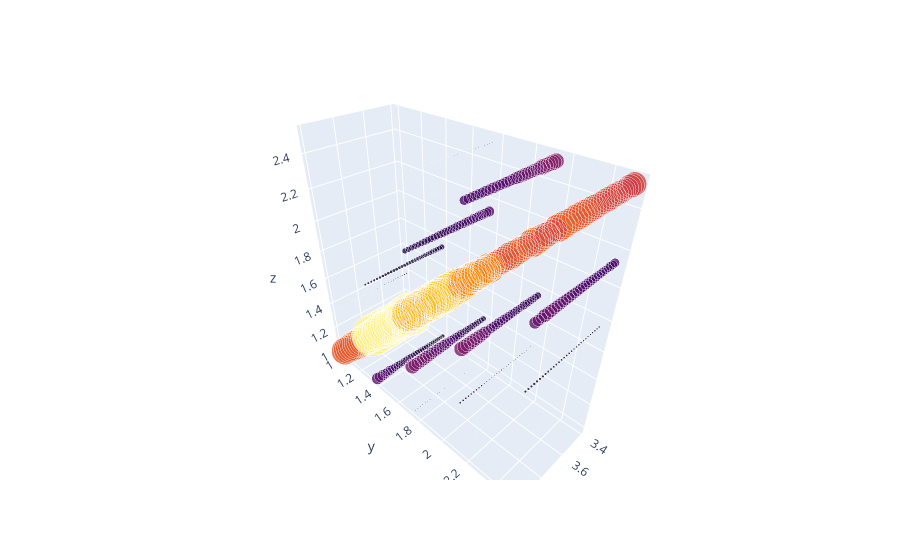

Source (notebook cell):
### Markdown cell above
## Plot

### Code cell
### import plotly.graph_objects as go
import numpy as np

size = 1/((quality_mesh.flatten()/np.max(quality_mesh.flatten()))**1)
size = (quality_mesh.flatten()/np.max(quality_mesh.flatten()))**4*30

fig = go.Figure(data=[go.Scatter3d(x=rho_c_mesh.flatten(), 
                                   y=nu_mesh.flatten(), 
                                   z=zeta_mesh.flatten(),
                                   mode='markers',
                                  marker=dict(
                                            size=size,
                                            color=size,          # set color to an array/list of desired values
                                    colorscale='inferno',   # choose a colorscale
                                    opacity=0.8,
                                      
                                ))])
fig.show()

### Figure 1 — Plotly figure (JSON) as saved in the notebook; plotly's stock layout.template omitted (floating-point values rounded to 4 significant figures; data arrays with more than 128 entries replaced by an {"elided": "..."} marker saying what was removed)
{"data": [{"marker": {"color": {"elided": "750 float values"}, "colorscale": [[0, "#000004"], [0.1111, "#1b0c41"], [0.2222, "#4a0c6b"], [0.3333, "#781c6d"], [0.4444, "#a52c60"], [0.5556, "#cf4446"], [0.6667, "#ed6925"], [0.7778, "#fb9b06"], [0.8889, "#f7d13d"], [1, "#fcffa4"]], "opacity": 0.8, "size": {"elided": "750 float values"}}, "mode": "markers", "type": "scatter3d", "x": {"elided": "750 float values"}, "y": {"elided": "750 float values"}, "z": {"elided": "750 float values"}}], "layout": {}}
